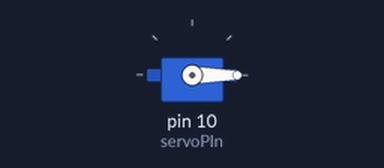
A sketch run on a simulated Arduino Uno, built with avr-gcc and run on an emulated ATmega328P. On the bench: servo.

Above: at 0.1 s.
At 19.1 s:
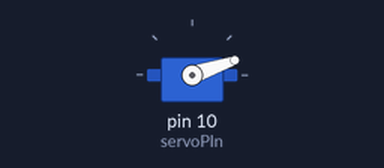
At 39.1 s:
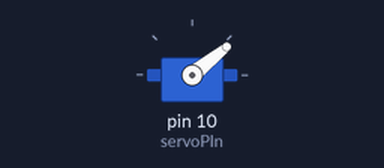
Timing chart, 0 to 40.0 s (numbered marks = the images above):
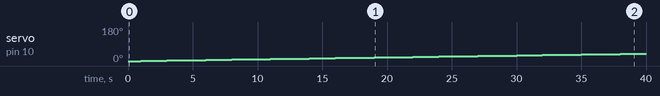

Measured:
- by itself, servo on pin 10 (servoPIn): moves from 0° to 39° over 38.0 s

The sketch:

servo.ino
```cpp
//micro servo 9g

#include<Servo.h>

Servo s;
int angle = 0;
int servoPIn = 10;

void setup(){

	s.attach(servoPIn);
}

void loop(){

	for(angle = 0; angle<180; angle++){
		s.write(angle);
		delay(1000);
	}

	for(angle = 180; angle>0; angle--){
		s.write(angle);
		delay(1000);
	}
}
```
